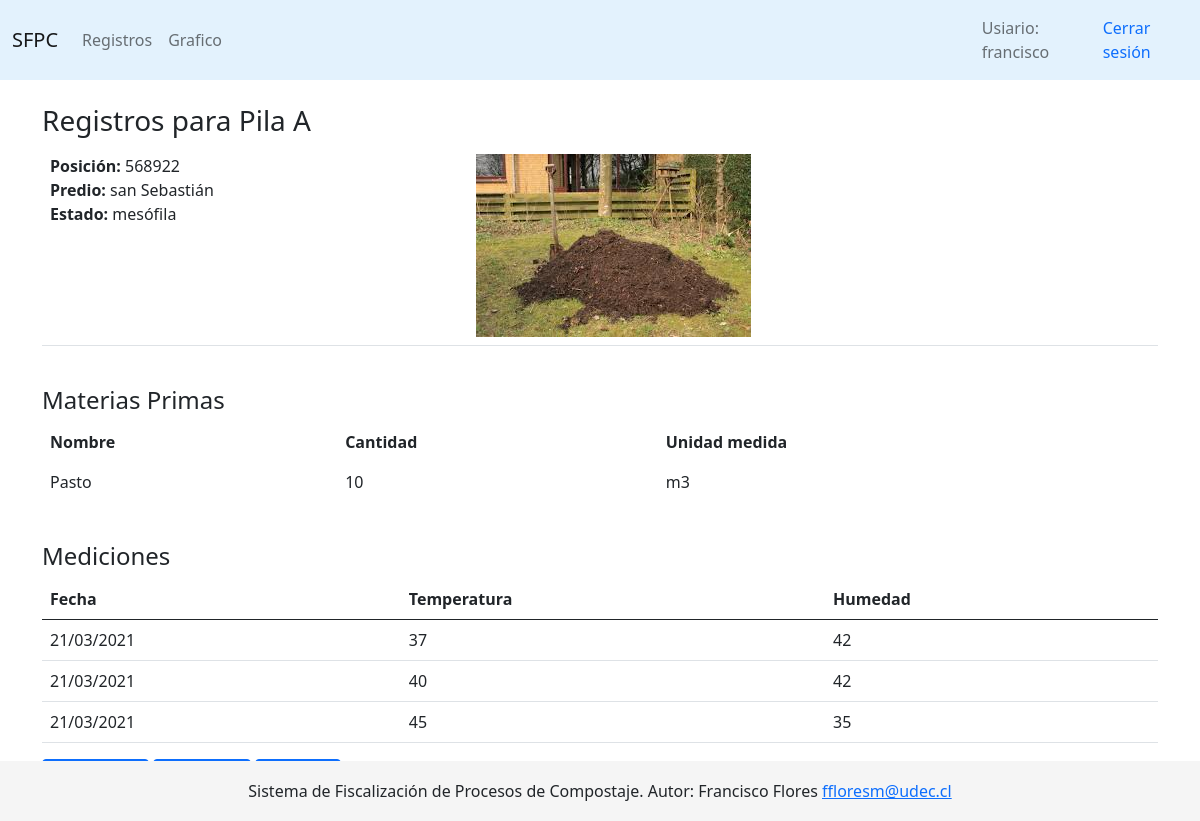
The app's page /app/registros/1 (signed in) with its own data.
### app/models.py (models this page shows, shortened)
class Pila(models.Model):
    estado_choices = [
        ('mesófila', 'Fase I: mesófila'),
        ('termófila', 'Fase II: termófila'),
        ('enfriamiento', 'Fase III: enfriamiento'),
        ('maduración', 'Fase IV: maduración'),
    ]
    nombreID = models.CharField(max_length=10, default=None)
    fecha_creacion = models.DateTimeField("fecha de creación", auto_now_add=True)
    estado = models.CharField(max_length=50, choices=estado_choices)
    cliente = models.ForeignKey('Cliente', on_delete=models.DO_NOTHING, null=True)
    posicion = models.CharField(max_length=20, null=True) #solo para prubas
    foto = models.ImageField(upload_to='Fotos', null=True, blank=True) #folder Fotos
    predio = models.ForeignKey('Predio', on_delete=models.SET_NULL, null=True)
    class Meta:
        ordering = ('cliente', )

class Predio(models.Model):
    nombre = models.CharField(max_length=100)
    def __str__(self):
        return self.nombre

class MateriaPrima(models.Model):
    nombre = models.CharField(max_length=100, null=False)
    cantidad = models.IntegerField(null=False)
    unidad_medida = models.CharField(max_length=10, null=True)
    pila = models.ForeignKey('Pila', on_delete=models.CASCADE)
    class Meta:
        verbose_name_plural = 'Materias Primas'
        ordering = ('nombre', )

class Medicion(models.Model):
    fecha_creacion = models.DateTimeField("fecha de creacion", auto_now_add=True)
    temperatura = models.IntegerField(default=0)
    humedad = models.IntegerField(null=True)
    lanza = models.ForeignKey('Lanza', on_delete=models.DO_NOTHING)
    pila = models.ForeignKey('Pila', on_delete=models.CASCADE, null=True)
    class Meta:
        verbose_name_plural = 'Mediciones'
        ordering = ('lanza', )

### app/views.py (the view)
# urls.py: path('registros/<int:pk>', medicionesPila, name='mediciones-pila'),
@login_required()
def medicionesPila(request, pk):
	pila = Pila.objects.get(id=pk)
	query = Medicion.objects.filter(pila=pila)
	materia_prima = MateriaPrima.objects.filter(pila=pila)
	context = {
		'registros': query,
		'pila': pila,
		'materia_prima': materia_prima,
	}
	return render(request, 'app/mediciones_pila.html', context)

### app/templates/app/mediciones_pila.html (shortened to what this page needs)
{% extends "base_generic.html" %}
{% block page_content %}
<br>
<h3>Registros para Pila {{ pila.nombreID }}</h3>
<table class="table">
  <tbody>
    <tr>
      <td>
        {% if pila.posicion %}
        <b>Posición:</b> {{ pila.posicion }}<br>
        {% endif%}
        <b>Predio:</b> {{ pila.predio }} <br>
        {%if pila.estado%}
        <b>Estado:</b> {{ pila.estado }}
        {%endif%}
      </td>
      {% if pila.foto %}
        <td>
          <img src="{{ pila.foto.url }}" alt="foto-pila">
        </td>
      {% else %}
        <td>
          <p>Sin imagen</p>
        </td>
      {% endif %}
    </tr>
  </tbody>
</table>
{% if materia_prima %}
<br>
<h4> Materias Primas </h4>
<table class="table table-borderless">
    <thead>
      <tr>
        <th scope="col">Nombre</th>
        <th scope="col">Cantidad</th>
        <th scope="col">Unidad medida</th>
      </tr>
    </thead>
    <tbody>
        {% for materia in materia_prima %}
          <tr>
            <td>{{ materia.nombre }}</td>
            <td>{{materia.cantidad}}</td>
            <td>{{materia.unidad_medida}}</td>
          </tr>
      {% endfor %}
    </tbody>
  </table>
{% else %}
<div class="alert alert-warning" role="alert">
        No existen registros de materias primas para pila {{pila.nombreID}}
    </div>
{% endif %}
{% if registros %}
<br>
<h4> Mediciones </h4>
<table class="table table-hover">
    <thead>
      <tr>
        <th scope="col">Fecha</th>
        <th scope="col">Temperatura</th>
        <th scope="col">Humedad</th>
      </tr>
    </thead>
    <tbody>
        {% for medicion in registros %}
          <tr>
            <td>{{ medicion.fecha_creacion|date:'d/m/Y' }}</td>
            <td>{{medicion.temperatura}}</td>
            <td>{{medicion.humedad}}</td>
          </tr>
      {% endfor %}
    </tbody>
  </table>
  <a class="btn btn-primary" href="{% url 'app:chart' pila.id %}" role="button">Ver gráfico</a>
  <a class="btn btn-primary" href="https://www.google.cl/maps/@-36.8174503,-73.0423481,14.21z" role="button">Ver Mapa</a>
  <a class="btn btn-primary" href="{% url 'app:pdf' pila.id %}" role="button">Reporte</a>
{% else %}
    <div class="alert alert-warning" role="alert">
        No existen mediciones para pila {{pila.nombreID}}
    </div>
{% endif %}
{% endblock %}

### templates/base_generic.html (shortened to what this page needs)
<!DOCTYPE html>
<html lang="es">
  <head>
    {% load static %}
    <link rel="stylesheet" href="{% static '/css/bootstrap.min.css' %}" >
    <link rel="stylesheet" href="{% static '/css/styles.css' %}" >
  </head>
  <body>
    {% block navbar %}
      <nav class="navbar navbar-expand-lg navbar-light" style="background-color: #e3f2fd;">
        <div class="container">
          <a class="navbar-brand" href="{% url 'app:index' %}">SFPC</a>
          {% if user.is_authenticated %}
          <div class="collapse navbar-collapse" id="navbarNavAltMarkup">
            <div class="navbar-nav">
              <a class="nav-link" href="/app/registros">Registros</a>
              <a class="nav-link" href="{% url 'app:all-charts' %}">Grafico</a>
            </div>
          </div>
          {%endif%}
        </div>
        {% if user.is_authenticated %}
        <span class="navbar-text">Usiario: {{ user.get_username }}</span>
     <a class="nav-link" href="{% url 'logout'%}?next={{request.path}}">Cerrar sesión</a>
   {% else %}
     <a class="nav-link" href="{% url 'login'%}?next={{request.path}}">Iniciar sesión</a>
   {% endif %}
      </nav>
    {% endblock %}
    {% block content %}
      <div class="container">
        {% block page_content %}
        {% endblock %}
      </div>
    {% endblock %}
    <br>
    <footer class="footer">
        <p class="text-center">
            Sistema de Fiscalización de Procesos de Compostaje. Autor: Francisco Flores
            <a href="mailto:ffloresm@udec.cl">ffloresm@udec.cl</a>
        </p>
        </footer>
  </body>
</html>

### static/css/styles.css (style rules this page uses)
.footer { position: fixed; bottom: 0; width: 100%; height: 60px; line-height: 60px; background-color: #f5f5f5; }
td { cursor: pointer; }

### records on screen
Pila: nombreID "A", posicion "568922", predio "san Sebastián", estado "mesófila", foto (picture)
MateriaPrima: nombre "Pasto", cantidad "10", unidad_medida "m3"
Medicion: fecha_creacion "21/03/2021", temperatura "37", humedad "42"
Medicion: fecha_creacion "21/03/2021", temperatura "40", humedad "42"
Medicion: fecha_creacion "21/03/2021", temperatura "45", humedad "35"

### other values on screen
{{ user.get_username }} "francisco"
